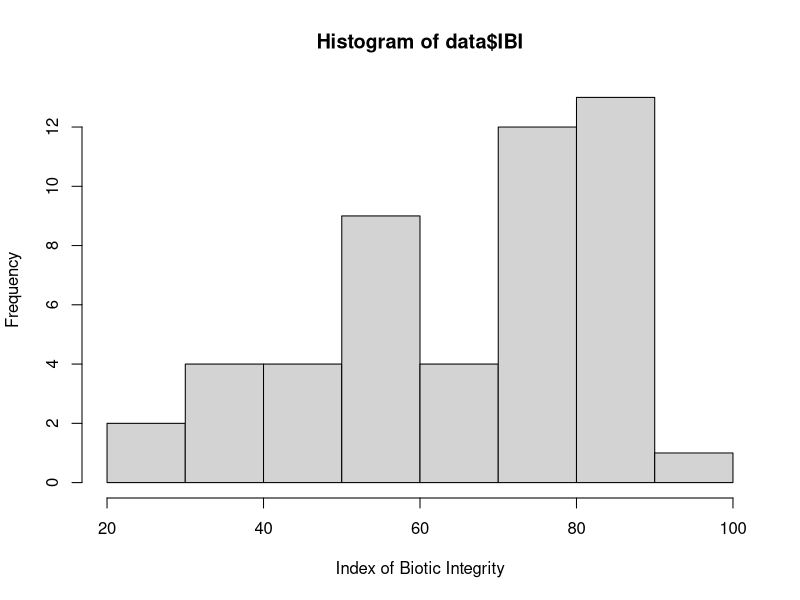
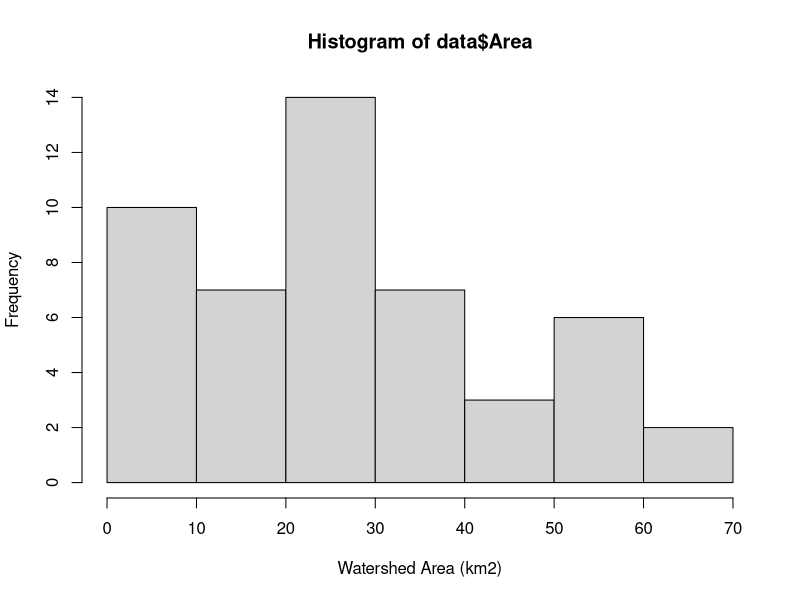
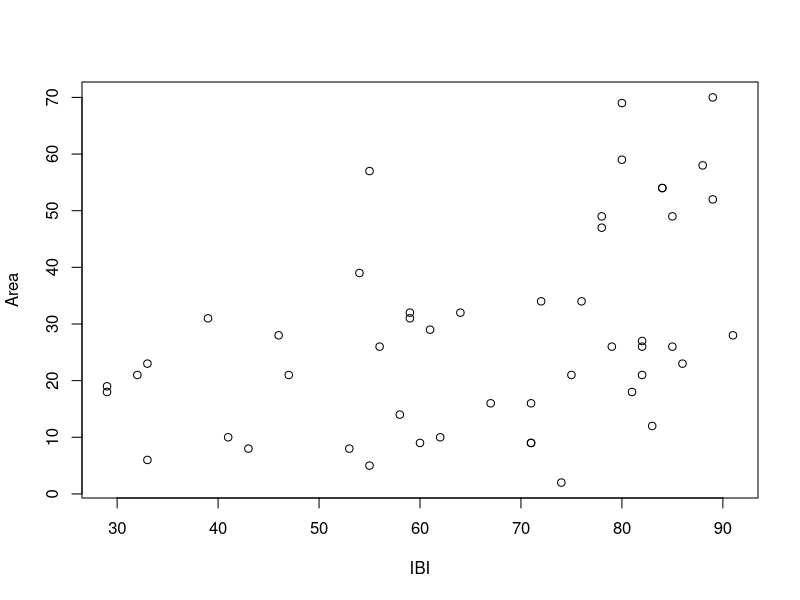
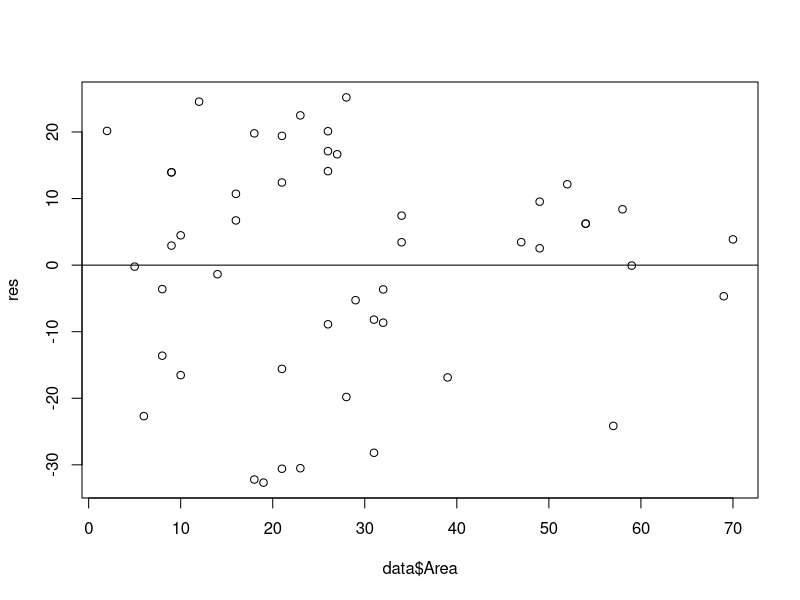
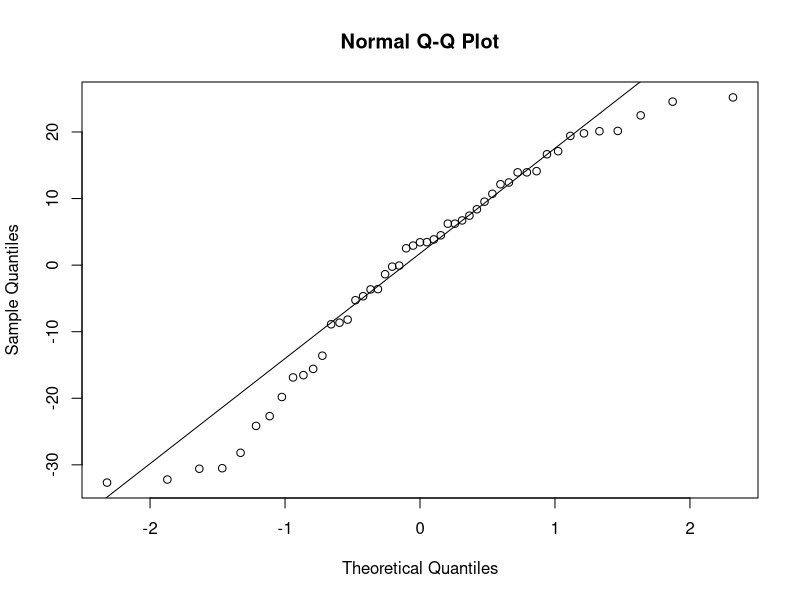
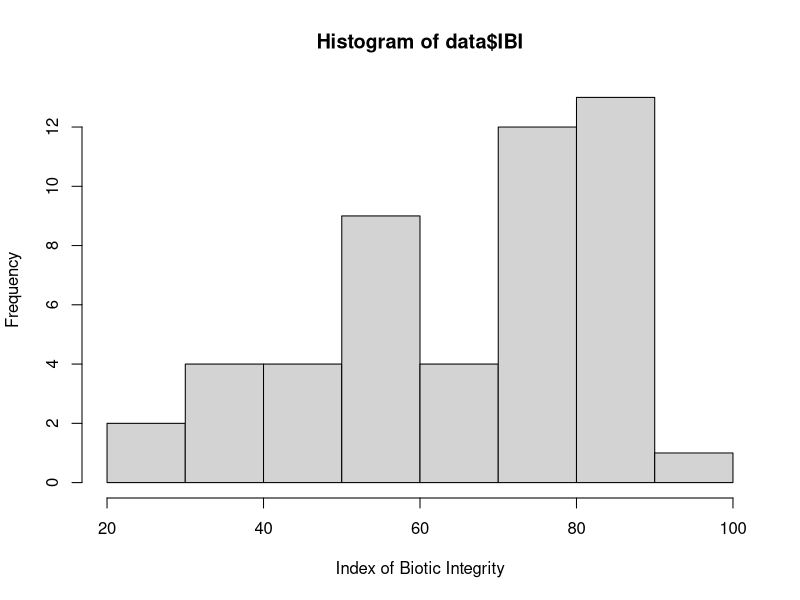
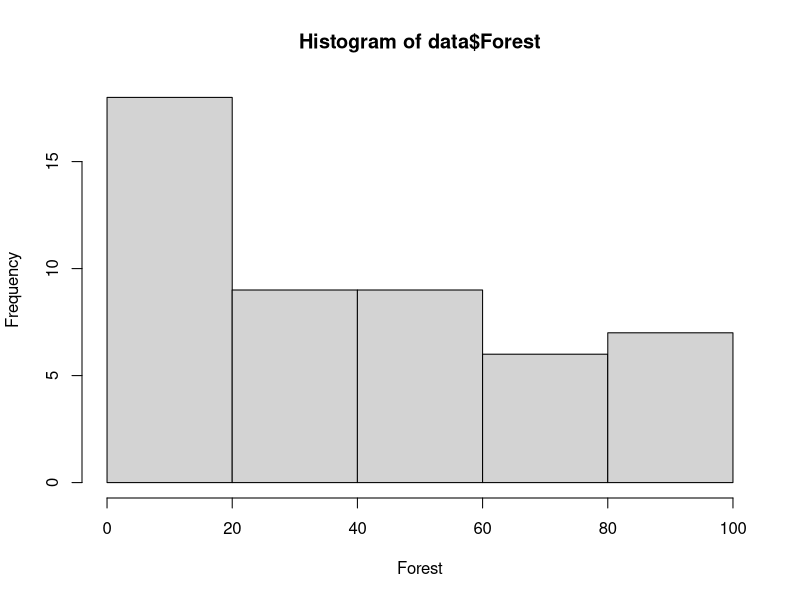
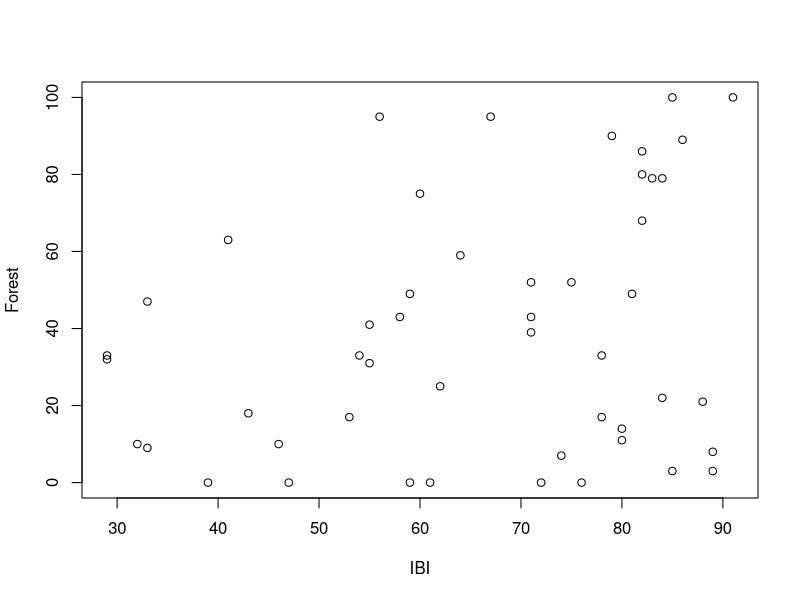

Recreate these plots in R, in order.
## ---- chunk 1
knitr::opts_chunk$set(echo = TRUE)
library(readxl)
library(ggplot2)
library(tidyverse)
library(broom)
## ---- chunk 2
data = read_excel("./IBI.xls")

data <- data.frame(data)
data$ibi <- as.factor(data$IBI)
summary(data$IBI)
length(data$IBI)
sd(data$IBI)
var(data$IBI)

hist(data$IBI,xlab ="Index of Biotic Integrity")
## ---- chunk 3
data$area <- as.factor(data$Area)
summary(data$Area)
length(data$Area)
sd(data$Area)
var(data$Area)

hist(data$Area,xlab="Watershed Area (km2)")
## ---- chunk 4
plot(data$IBI,data$Area,xlab = "IBI", ylab="Area")
## ---- chunk 5
regsum = lm(IBI ~ Area, data=data);summary(regsum)
## ---- chunk 6
res = resid(regsum)

resarea = plot(data$Area,res);resarea
abline(0,0)
## ---- chunk 7
qqnorm(res)
qqline(res)
## ---- chunk 8
data$ibi <- as.factor(data$IBI)
summary(data$IBI)
length(data$IBI)
sd(data$IBI)
var(data$IBI)

hist(data$IBI,xlab ="Index of Biotic Integrity")
## ---- chunk 9
data$area <- as.factor(data$Forest)
summary(data$Forest)
length(data$Forest)
sd(data$Forest)
var(data$Forest)

hist(data$Forest,xlab="Forest")
## ---- chunk 10
plot(data$IBI,data$Forest,xlab = "IBI", ylab="Forest")
## ---- chunk 11
regsum2 = lm(IBI ~ Forest, data=data);summary(regsum2)
## ---- chunk 12
res2 = resid(regsum2)

resarea2 = plot(data$Forest,res2);resarea2
abline(0,0)
## ---- chunk 13
qqnorm(res2)
qqline(res2)
## ---- chunk 14
ibi_data <- read_excel("IBI.xls")

ibi_data_exp1 <- ibi_data
ibi_data_exp1$IBI[ibi_data_exp1$Forest == 0] <- 0.0

model_exp1 <- lm(IBI ~ Forest, data = ibi_data_exp1)
summary(model_exp1)

residuals_plot_exp1 <- ggplot(ibi_data_exp1, aes(x = Forest, y = residuals(model_exp1))) +
  geom_point() +
  geom_smooth(method = "loess", col = "red") +
  labs(title = "Residuals vs. Forest (Experiment 1)", x = "Forest (%)", y = "Residuals")
print(residuals_plot_exp1)

shapiro.test(residuals(model_exp1))
## ---- chunk 15
# Clone the original data for modification
ibi_data_exp2 <- ibi_data
ibi_data_exp2$IBI[ibi_data_exp2$Forest == 100] <- 0.0

# Perform linear regression
model_exp2 <- lm(IBI ~ Forest, data = ibi_data_exp2)
summary(model_exp2)

# Plot residuals
residuals_plot_exp2 <- ggplot(ibi_data_exp2, aes(x = Forest, y = residuals(model_exp2))) +
  geom_point() +
  geom_smooth(method = "loess", col = "red") +
  labs(title = "Residuals vs. Forest (Experiment 2)", x = "Forest (%)", y = "Residuals")
print(residuals_plot_exp2)

# Normality test of residuals
shapiro.test(residuals(model_exp2))
## ---- chunk 16
ibi_data <- read_excel("IBI.xls")
model_area <- lm(IBI ~ Area, data = ibi_data)
new_data <- data.frame(Area = 40)
conf_int <- predict(model_area, newdata = new_data, interval = "confidence")
print(conf_int)
pred_int <- predict(model_area, newdata = new_data, interval = "prediction")
print(pred_int)
